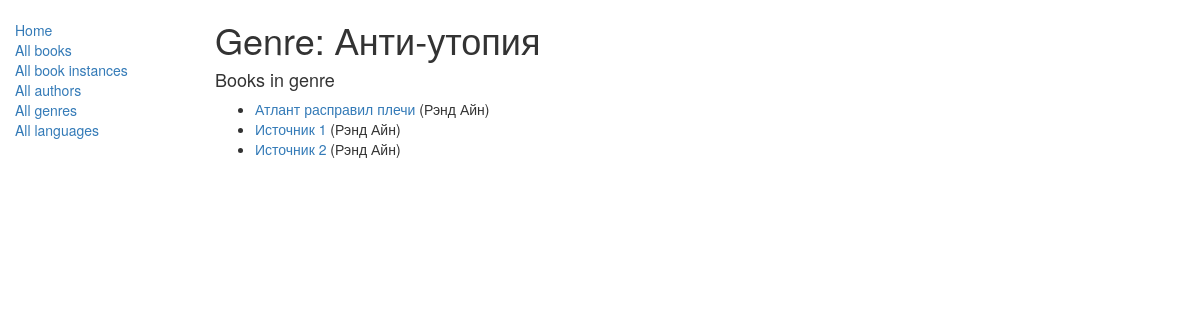
The page /catalog/genre/4 on the database its author committed.
### catalog/models.py (models this page shows, shortened)
class Genre(models.Model):
    name = models.CharField(max_length=200, help_text = "Добавьте название жанра (например: Фантастика).")

class Book(models.Model):
    title = models.CharField(max_length=200)
    author = models.ForeignKey('Author', on_delete=models.SET_NULL, null=True)
    summary = models.TextField(max_length=1000, help_text='Добавьте описание для книги.')
    isbn = models.CharField('ISBN', max_length=13, help_text="13 Персонажей <a href='https://www.isbn-international.org/content/what-isbn'>ISBN</a>")
    genre = models.ManyToManyField('Genre', help_text="Выберите жанр для книги.")
    language = models.ForeignKey('Language', on_delete=models.SET_NULL, null=True)
    class Meta:
        ordering = ['title','author']
    def get_absolute_url(self):
        return reverse("book-detail", args=[str(self.id)])
    def display_genre(self):
        return ", ".join([genre.name for genre in self.genre.all()[:3] ])
    display_genre.short_description = 'Genre'

class Author(models.Model):
    first_name = models.CharField(max_length=100)
    last_name = models.CharField(max_length=100)
    date_of_birth = models.DateField(null=True, blank=True)
    date_of_death = models.DateField('Died', null=True, blank=True)
    def __str__(self):
        return '%s %s' % (self.last_name, self.first_name)
    class Meta:
        ordering = ['last_name',]

### catalog/views.py (the view)
# urls.py: path('genre/<int:pk>', views.GenreDetailView.as_view(), name='genre-detail'),
class GenreDetailView(generic.DetailView):
    model = Genre

### catalog/templates/catalog/genre_detail.html (shortened to what this page needs)
{% extends "base_generic.html" %}
{% block content %}
<h1>Genre: {{ genre.name }}</h1>
<div class="ms-4 mt-4">
<h4>Books in genre</h4>
<ul>
  {% for copy in genre.book_set.all %}
  <li>
    <a href="{{ copy.get_absolute_url }}">{{ copy.title }}</a> ({{copy.author}})
  </li>
  {% empty %}
  <li>There are no books in this genre.</li>
  {% endfor %}
</ul>
{% endblock %}
{% block sidebar %}
  {{ block.super }}
{% endblock %}

### rows shown on the page
Genre: name "Анти-утопия"
Book: title "Атлант расправил плечи", author "Рэнд Айн"
Book: title "Источник 1", author "Рэнд Айн"
Book: title "Источник 2", author "Рэнд Айн"
